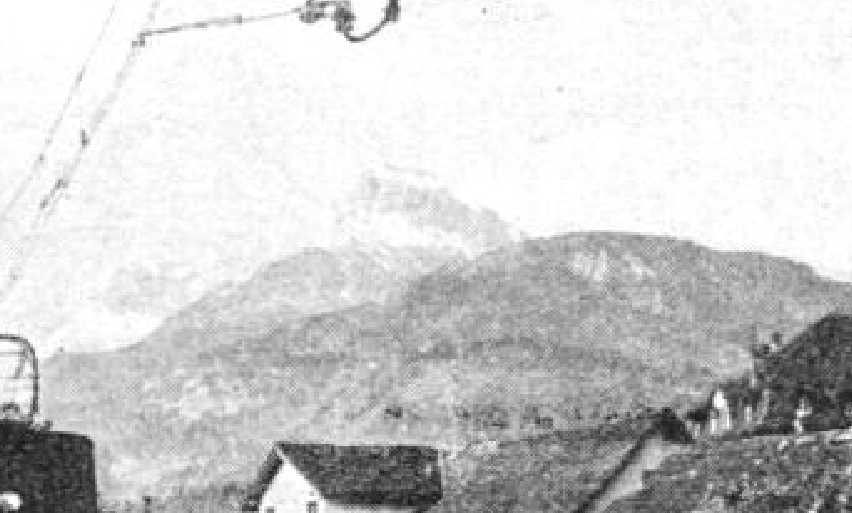
#> input picture Noise_Suppression/n1_original.png, 852 x 513 px
$ python a1.py   (Python 2 division)
#> lines starting #> are read from the running program, lines starting #| are printed output that depends on the picture
#> the answer given: 1
### Noise_Suppression/imenh_lib.py
# Library to perform image enhancement:
#
# enh_alphaTMean    - noise reduction using alpha-trimmed mean filtering
# enh_truncMedian   - noise reduction using truncated median "mode" filtering
# enh_hybridMedian  - noise reduction using hybrid median filtering


import numpy
import math
import scipy.ndimage as nd
import pylab

# Function to perform noise reduction using alpha-trimmed means
#
# alpha is a parameter describing how many elements to trim from the
# sorted vector representing the image neighborhood. For example in a
# 5x5 neighborhood, with alpha=0.2, 5 elements would be trimmed from either end.
#
# For example:
#
#        23 16 23 43 54
#        12 23 34 54 32
#        23 34 49 3  21
#        24 55 65 12 4
#         8  9  7 21 12
#
# Vector:
#
#     (3,4,7,8,9,12,12,12,16,21,21,23,23,23,23,24,32,34,34,43,49,54,54,55,65)
#
# Mean = 26
#
# Trimmed Vector (alpha = 0.2 elements):
#
#     (12,12,12,16,21,21,23,23,23,23,24,32,34,34,43)
#
# Trimmed Mean = 23
#
# The value of alpha is restricted to the interval 0<=alpha<0.5 Ideally in a
# 5x5 neighbourhood, the use of alpha=0.5 will result in the median filter
#
# Ref(s):
#   Bednar, J.B., Watt, T.L., "Alpha-trimmed means and their relationship
#   to median filters", IEEE Transactions on Acoustics, Speech and Signal
#   Processing, Vol.32(1), pp.145-153 (1984)
#
def enh_alphaTMean(im,alpha,n=5):
    img = numpy.zeros(im.shape,dtype=numpy.int16)

    v = (n-1)/2

    # Calculate the trim coefficient
    b = int((n*n)*(alpha))

	# Process the image
    for i in range(0,im.shape[0]):
        for j in range(0,im.shape[1]):
            # Extract the window area
            block = im[max(i-v,0):min(i+v+1,im.shape[0]), max(j-v,0):min(j+v+1,im.shape[1])]

            # Reshape the neighborhood into a vector by flattening the 2D block
            wB = block.flatten()

            # Sort the vector into ascending order
            wB = numpy.sort(wB)
            len = wB.size

            # Trim b elements from each end of the vector
            if (b != 0):
                nwB = wB[b:len-b]

            # Calculate the mean of the trimmed vector
            tMean = nwB.mean()

            # Assign the values
            if (tMean > 0):
                img[i][j] = int(tMean)
    return img

# Function to perform noise reduction using truncated median "mode"
#
# Ref(s):
#   Davies, E.R., "On the noise suppression and image enhancement
#   characteristics of the median, truncated median and mode filters",
#   Pattern Recognition Letters, Vol.7, pp.87-97 (1988)
#
# [91 lines left out: functions enh_truncMedian, enh_hybridMedian, not called in this run]

### Noise_Suppression/a1.py
'''
	Author: Erik Zorn - Wallentin.
	Created: Feb. 1 / 2017.

	*** IMPORTANT READ ***
	The code will probably not compile on your computer because of the import settings, please change the import settings based on your computer!
	Which is probably not the same way yours is setup!
	*** IMPORTANT READ ***

	This program was created for Assignment 1 in class CIS * 4720 (Image Processing & Vision).

	I used the class notes, and library provided by the professor which is located in this directory
	and it is called "imenh_lib.py" which holds some of the algorithms for noise suppression in image processing.
	I do not own the "imenh_lib.py" source code, and I did not modify the source code.

	The program will attempt to reduce noise in the images provided using specific noise suppression techniques.
	Noise suppression techniques used:
		From provided library
		- Alpha-trimmed mean filtering
		- Truncated median 'mode' filtering
		- Hybrid median filtering
		From my own implementation
		- Gaussian filtering
		- Rank filtering

	The program contains error checking in the menu, not on file provided.

	It starts off by waiting for user input with a menu displayed to the user.
	Menu:
		1) Alpha-trimmed mean filtering
		2) Truncated median 'mode' filtering
		3) Hybrid median filtering
		4) My First Algorithm: Gaussian filtering
		5) My Second Algorithm: Rank filtering
		6) Quit the program (q)
	Choosing an option from the menu will allow you to do a specific task and ask for more input.
	Once it gives you the result from the task it will return you to the menu.

	Example Use:
		Choose menu option 1.
		Give the correct file on prompt with the file extension also.
		Wait a few seconds for noise suppression technique to process.
		Look at your new image, compare it to given image.
		Exit out the given new image and a histogram will pop-up.
		Exit out of histogram and it will return you back to menu you try a different
		noise suppression technique.
		Can quit at any time by pressing q.
'''

# The code will probably not compile on your computer because of the import settings, please change the import settings based on your computer!
# The only thing different from example code is "import Image" so look at mine and change depending on your system.
from PIL import Image
import numpy
import matplotlib.pyplot as plt
import scipy.ndimage.filters as nd
import pylab

# Added extra libraries to time functions.
import sys, timeit, datetime
import time

# Import the library provided from CIS*4720 class, the library file is in this directory.
# Please see imenh_lib.py file for the documentation and source code.
# Nothing was changed from imenh_library as I do not own this code.
import imenh_lib

'''
	Purpose: The main menu that is displayed to the user.
	Parameters: NONE.
	Return: NONE.
'''
def menu():
	print("\n\nPlease choose one of the following techniques for noise reduction using (1,2,3,4 or q):")
	print("1) Alpha-trimmed mean filtering")
	print("2) Truncated median 'mode' filtering")
	print("3) Hybrid median filtering")
	print("4) My First Algorithm: Gaussian filtering")
	print("5) My Second Algorithm: Rank filtering")
	print("6) Quit the program (q)")

'''
	Purpose: Gets the file given by the user using also the extension.
	Parameters: NONE.
	Return: file.
'''
def getFilename():
	filename = raw_input('Enter a file name with extension: ')
#> the answer given: n1_original.png
	return filename

'''
	Purpose: Reads in the file and returns the image.
	Parameters: file name given.
	Return: image.
'''
def imgRead(fname):
#> called with fname = 'n1_original.png'
	imgIN = Image.open(fname)
#> imgIN is the input picture: PIL image 852x513 RGB; min 19, max 255, mean 206.6
	if imgIN.mode == 'RGB': #colour
		img = numpy.asarray(imgIN)
	else: #grayscale
		img = numpy.asarray(imgIN)
	return (img)

# Function to read in a grayscale image and return as an 8-bit 2D array
def imread_colour(fname):
    img = PIL.Image.open(fname)
    imgRGB = np.asarray(img)
    imCr = imgRGB[:,:,0]
    imCg = imgRGB[:,:,1]
    imCb = imgRGB[:,:,2]
    return imCr, imCg, imCb

'''
	Purpose: Display grayscale (monochrome) of the image provided.
	Parameters: image.
	Return: NONE.
'''
def imgGrayscaleDisplay(img):
	plt.imshow(img,cmap=plt.cm.gray)
	plt.show()

'''
	Purpose: Create a histogram and display it to the user.
	Parameters: image.
	Return: NONE.
'''
def plotHistogram(img):
	plt.hist(img.ravel(), 256, range=(0,256)) #,histtype='step')
	plt.title("Grayscale Histogram")
	plt.xlabel("Bins")
	plt.ylabel("# of Pixels")
	plt.xlim([0, 256])
	plt.show()
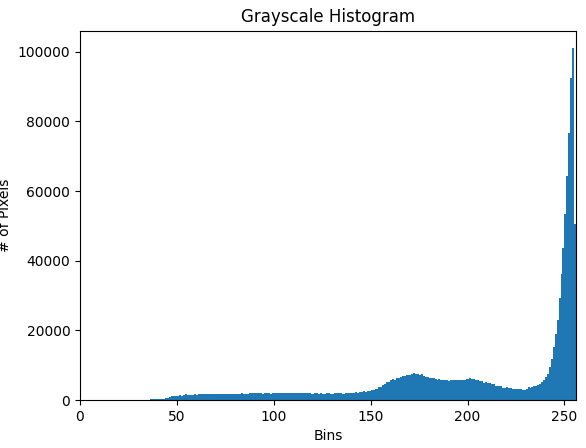
#> figure drawn by matplotlib, 1 panel; tallest bar 100971 high, from x = 254 to 255

'''
	Purpose: The array hst contains the values in each of the 256 bins, the array bins contains the bing edges.
	Parameters: image.
	Return: histogram.
'''
def imgHistogram(img):
	hst,bins = numpy.histogram(img.flatten(),256,(0,255),density=False)
	return hst

'''
	Purpose: My algorithm that performs gaussian filtering using scipy. Using standard deviation of 1.
	Parameters: image.
	Return: histogram.
'''
def gaussianFiltering(img):
	#Ie = nd.gaussian_filter(input, sigma, order=0, output=None, mode='reflect', cval=0.0, truncate=4.0)
	Ie = nd.gaussian_filter(img, 1, order=0, output=None, mode='constant', cval=0.0, truncate=4.0)

	return Ie

'''
	Purpose: My algorithm that performs rank filtering using scipy. Using rank of 1.
	Parameters: image.
	Return: histogram.
'''
def rankFiltering(img):
	kernel = numpy.array([[1, 1, 1, 1, 1],
						[1, 4, 4, 4, 1],
						[1, 4, 9, 4, 1],
						[1, 4, 4, 4, 1],
						[1, 1, 1, 1, 1]])

	#Ie = nd.rank_filter(input, rank, size=None, footprint=None, output=None, mode='reflect', cval=0.0, origin=0)
	Ie = nd.rank_filter(img, 1, size=None, footprint=kernel, output=None, mode='reflect', cval=0.0, origin=0)

	return Ie

def main():
	userInput = '0'
	checker = 1

	menu()

	while (checker == 1):
		userInput = raw_input("\nPlease enter a menu option: ")

		if (userInput == '1'):
			print ("\n\nUsing: Alpha-trimmed mean filtering")

			# Get file from user.
			filename = getFilename()
			# Get the image from the file.
			img = imgRead(filename)

			# Start Timing
			start_time = time.time()

			# Apply image processing filtering technique.
			filteredImg = imenh_lib.enh_alphaTMean(img, 0.5)

			# Display time taken to user.
			print("\nAlpha-trimmed mean filtering took %s seconds to complete!" % (time.time() - start_time))

			# Display grayscale (monochrome) of the image result.
			imgGrayscaleDisplay(filteredImg)

			# Display histogram of the image result.
			plotHistogram(filteredImg)

			# Display menu to user again.
			menu()
		elif (userInput == '2'):
			print ("\n\nUsing: Truncated median 'mode' filtering")

			# Get file from user.
			filename = getFilename()
			# Get the image from the file.
			img = imgRead(filename)

			# Start Timing
			start_time = time.time()

			# Apply image processing filtering technique.
			filteredImg = imenh_lib.enh_truncMedian(img)

			# Display time taken to user.
			print("\nTruncated median 'mode' filtering took %s seconds to complete!" % (time.time() - start_time))

			# Display grayscale (monochrome) of the image result.
			imgGrayscaleDisplay(filteredImg)
			# Display histogram of the image result.
			plotHistogram(filteredImg)

			# Display menu to user again.
			menu()
		elif (userInput == '3'):
			print ("\n\nUsing: Hybrid median filtering")

			# Get file from user.
			filename = getFilename()
			# Get the image from the file.
			img = imgRead(filename)

			# Start Timing
			start_time = time.time()

			# Apply image processing filtering technique.
			filteredImg = imenh_lib.enh_hybridMedian(img)

			# Display time taken to user.
			print("\nHybrid median filtering took %s seconds to complete!" % (time.time() - start_time))

			# Display grayscale (monochrome) of the image result.
			imgGrayscaleDisplay(filteredImg)
			# Display histogram of the image result.
			plotHistogram(filteredImg)

			# Display menu to user again.
			menu()
		elif (userInput == '4'):
			print ("\n\nUsing my first algorithm: Gaussian filtering")

			# Get file from user.
			filename = getFilename()
			# Get the image from the file.
			img = imgRead(filename)

			# Start Timing
			start_time = time.time()

			# Apply image processing filtering technique.
			filteredImg = gaussianFiltering(img)

			# Display time taken to user.
			print("\nGaussian filtering took %s seconds to complete!" % (time.time() - start_time))

			# Display grayscale (monochrome) of the image result.
			imgGrayscaleDisplay(filteredImg)
			# Display histogram of the image result.
			plotHistogram(filteredImg)

			# Display menu to user again.
			menu()
		elif (userInput == '5'):
			print ("\n\nUsing my second algorithm: Rank filtering")

			# Get file from user.
			filename = getFilename()
			# Get the image from the file.
			img = imgRead(filename)

			# Start Timing
			start_time = time.time()

			# Apply image processing filtering technique.
			filteredImg = rankFiltering(img)

			# Display time taken to user.
			print("\nRank filtering took %s seconds to complete!" % (time.time() - start_time))

			# Display grayscale (monochrome) of the image result.
			imgGrayscaleDisplay(filteredImg)
			# Display histogram of the image result.
			plotHistogram(filteredImg)

			# Display menu to user again.
			menu()
		elif (userInput == '6' or userInput == 'q'):
			print("\nNow quitting the program!\n")
			checker = 0
		else:
			print("Incorrect input, try again!\n")
			menu()
#> pass 2 of the loop in main, `while (checker == 1):`:
#> the answer given: 1
#> the answer given: n2_original.png
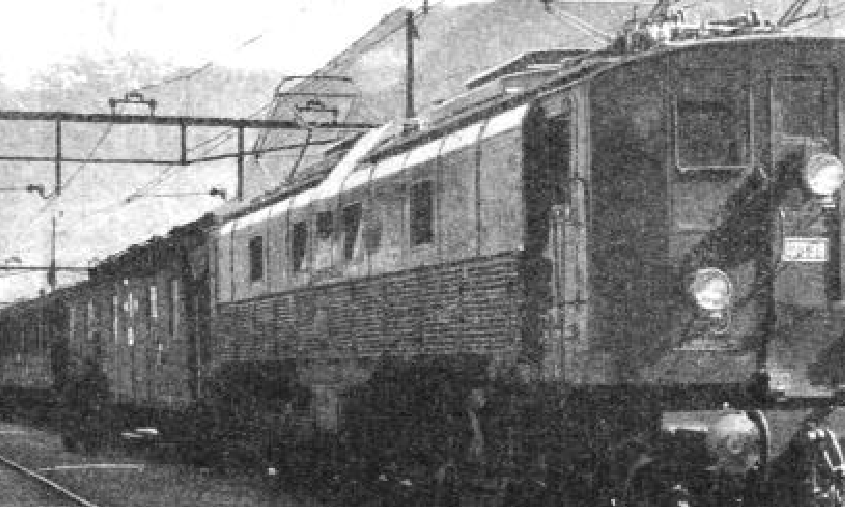
#> input picture Noise_Suppression/n2_original.png, 845 x 507 px
#> in imgRead, imgIN is the input picture: PIL image 845x507 RGB; min 16, max 255, mean 124.9
#> in imgGrayscaleDisplay (call 2), `plt.show()`:
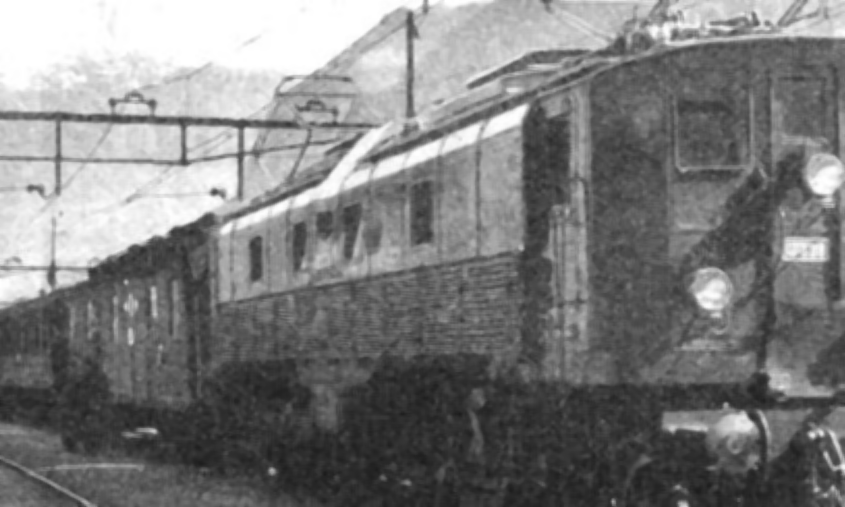
#> shown: shape (507, 845, 3); min 28, max 255, mean 124.3
#> in plotHistogram (call 2), `plt.show()`:
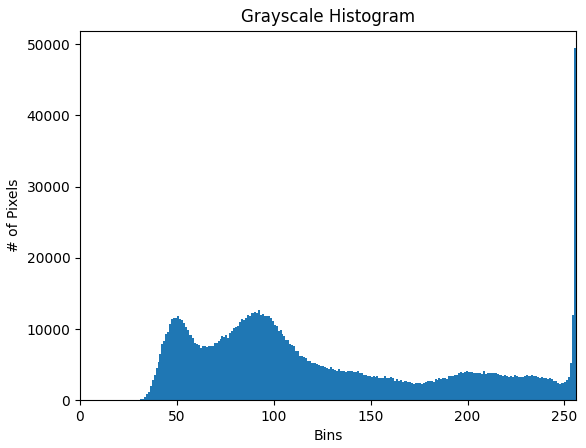
#> figure drawn by matplotlib, 1 panel; tallest bar 49443 high, from x = 255 to 256

if __name__ == "__main__":
#> (the run stopped early here; a loop or call above may not have finished)
